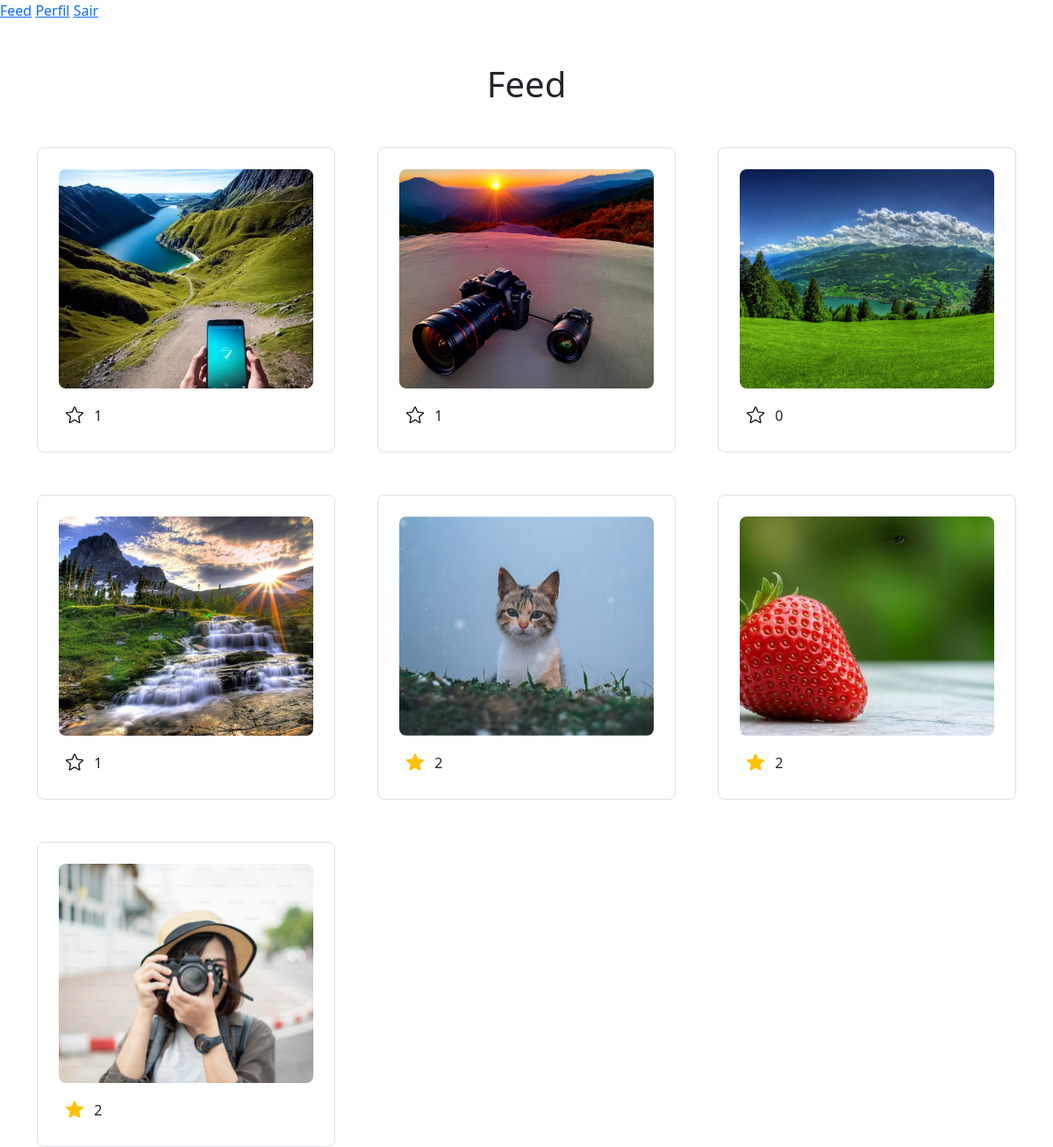
/feed (signed in), run on the app's committed database.
### appfleshi/models.py (models this page shows)
class Photo(database.Model):
    id = database.Column(database.Integer, primary_key=True)
    file_name = database.Column(database.String(255), default="default.jpg")
    upload_date = database.Column(database.DateTime(timezone=True), nullable=False, default=lambda: datetime.now(timezone.utc))
    user_id = database.Column(database.Integer, database.ForeignKey("user.id"), nullable=False)
    likes = database.relationship('Like', backref='photo', lazy=True, cascade="all, delete-orphan") #Permite a exclusão de fotos

### appfleshi/routes.py (the view)
@app.route("/feed")
@login_required
def feed():
    photos = Photo.query.order_by(Photo.upload_date.desc()).all()
    for photo in photos:
        photo.user_liked = any(like.user_id == current_user.id for like in photo.likes)
    return render_template("feed.html", photos=photos)

### appfleshi/models.py (called while the page is built)
@login_manager.user_loader
def load_user(user_id):
    return User.query.get(int(user_id))

### appfleshi/templates/feed.html (shortened to what this page needs)
{% extends "homepage.html"%}
{% block body %}
    {% include "navbar.html" %}
    <h1 class="text-center mt-5">Feed</h1>
    <div class="container mt-5">
        <div class="row g-5">
            {% for photo in photos %}
            <div class="col-12 col-sm-6 col-md-4 d-flex justify-content-center">
                <div class="photo-card border rounded-3 p-4">
                    <a href="{{ url_for('profile', user_id=photo.user_id) }}">
                        <img
                            src="{{ url_for('static', filename='posts_photos/'~photo.file_name) }}"
                            alt="Imagem"
                            class="feed-photo"
                        >
                    </a>
                    <form action="{{ url_for('like_photo', photo_id=photo.id)}}" method="post" class="mt-2">
                        <button type="submit" class="like-btn btn border-0 bg-transparent p-2">
                            {% if photo.user_liked %}
                                <img src="{{ url_for('static', filename='site_photos/full-star.png') }}" width="20px">
                            {% else %}
                                <img src="{{ url_for('static', filename='site_photos/empty-star.png') }}" width="20px">
                            {% endif %}
                        </button>
                        <span class="likes-count">{{ photo.likes | length }}</span>
                    </form>
                </div>
            </div>
            {% endfor %}
        </div>
    </div>
{% endblock %}

### appfleshi/static/css/style.css (style rules this page uses)
.feed-photo { width: 100%; height: 250px; object-fit: cover; display: block; border-radius: 8px; }
.photo-card { width: 430px; }
.likes-count { position: relative; top: 5px; }

### data on the page
Photo: file_name (picture), likes|length "1"
Photo: file_name (picture), likes|length "1"
Photo: file_name (picture), likes|length "0"
Photo: file_name (picture), likes|length "1"
Photo: file_name (picture), likes|length "2"
Photo: file_name (picture), likes|length "2"
Photo: file_name (picture), likes|length "2"
